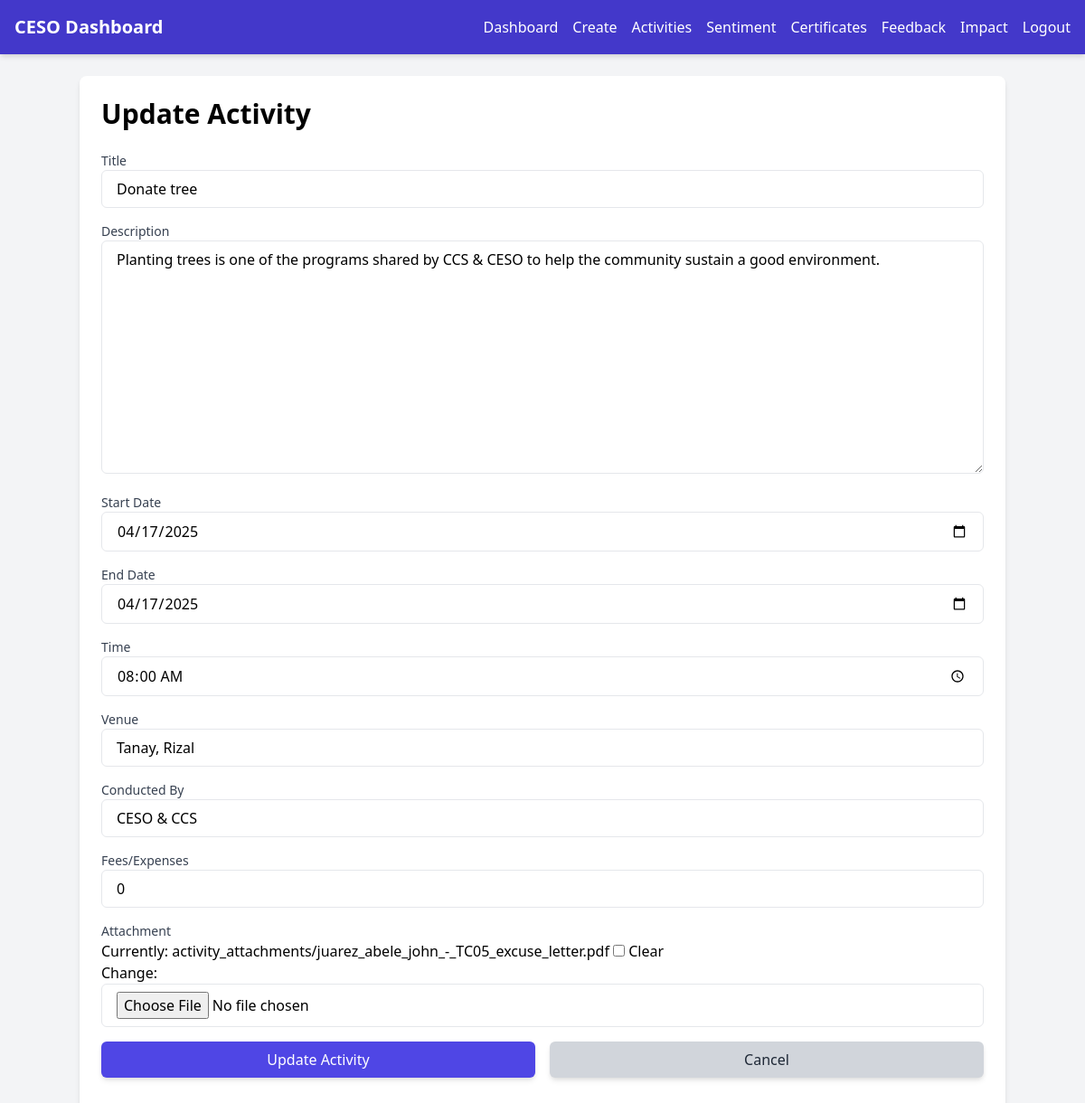
The app's page /activities/5/edit/ (signed in) with its own data.
### community_extension/models.py (models this page shows, shortened)
class Activity(models.Model):
    title = models.CharField(max_length=255)
    description = models.TextField()
    start_date = models.DateField()
    end_date = models.DateField(blank=True, null=True)
    time = models.TimeField(blank=True, null=True)
    venue = models.CharField(max_length=255, blank=True, null=True)
    conducted_by = models.CharField(max_length=255, blank=True, null=True)
    fees_expenses = models.CharField(max_length=100, blank=True, null=True)
    tags = models.CharField(max_length=255, blank=True, null=True)
    attachment = models.FileField(upload_to='activity_attachments/', blank=True, null=True)
    created_by = models.ForeignKey('CustomUser', on_delete=models.SET_NULL, null=True, related_name='created_activities')
    created_at = models.DateTimeField(auto_now_add=True)
    modified_at = models.DateTimeField(auto_now=True)

### community_extension/views.py (the view, shortened to what this page needs)
# urls.py: path('activities/<int:id>/edit/', views.update_activity, name='update_activity'),
@login_required
def update_activity(request, id=None):
    if id:
        activity = get_object_or_404(Activity, id=id)
        form = CreateActivityForm(request.POST or None, request.FILES or None, instance=activity)
        action = 'Update'
    else:
        activity = None
        form = CreateActivityForm(request.POST or None, request.FILES or None)
        action = 'Create'
    return render(request, 'activities/update_activity.html', {
        'form': form,
        'activity': activity,
        'action': action
    })

### community_extension/templates/activities/update_activity.html (shortened to what this page needs)
{% extends 'dashboard/ceso_base.html' %}
{% block content %}
<div class="container mx-auto p-6 bg-white rounded-lg shadow-md">
    <h1 class="text-3xl font-semibold mb-6">{{ action }} Activity</h1>
    <form method="POST" enctype="multipart/form-data">
        <div class="mb-4">
            <label for="title" class="block text-sm font-medium text-gray-700">Title</label>
            {{ form.title }}
        </div>
        <div class="mb-4">
            <label for="description" class="block text-sm font-medium text-gray-700">Description</label>
            {{ form.description }}
        </div>
        <div class="mb-4">
            <label for="start_date" class="block text-sm font-medium text-gray-700">Start Date</label>
            {{ form.start_date }}
        </div>
        <div class="mb-4">
            <label for="end_date" class="block text-sm font-medium text-gray-700">End Date</label>
            {{ form.end_date }}
        </div>
        <div class="mb-4">
            <label for="time" class="block text-sm font-medium text-gray-700">Time</label>
            {{ form.time }}
        </div>
        <div class="mb-4">
            <label for="venue" class="block text-sm font-medium text-gray-700">Venue</label>
            {{ form.venue }}
        </div>
        <div class="mb-4">
            <label for="conducted_by" class="block text-sm font-medium text-gray-700">Conducted By</label>
            {{ form.conducted_by }}
        </div>
        <div class="mb-4">
            <label for="fees_expenses" class="block text-sm font-medium text-gray-700">Fees/Expenses</label>
            {{ form.fees_expenses }}
        </div>
        <div class="mb-4">
            <label for="attachment" class="block text-sm font-medium text-gray-700">Attachment</label>
            {{ form.attachment }}
        </div>
        <div class="mb-4 flex justify-center space-x-4">
            <button type="submit" class="w-full py-2 bg-indigo-600 text-white rounded-md shadow-md hover:bg-indigo-700 focus:outline-none focus:ring-2 focus:ring-indigo-500">{{ action }} Activity</button>
            <a href="{% url 'activities' %}" class="w-full py-2 bg-gray-300 text-gray-800 rounded-md shadow-md hover:bg-gray-400 focus:outline-none focus:ring-2 focus:ring-gray-500 text-center">Cancel</a>
        </div>
    </form>
</div>
{% endblock %}

### records on screen
Activity: title "Donate tree", description "Planting trees is one of the programs shared by CCS & CESO to help the community sustain a good environment.", start_date "04/17/2025", end_date "04/17/2025", time "08:00:00", venue "Tanay, Rizal", conducted_by "CESO & CCS", fees_expenses "0"

### other values on screen
{{ action }} "Update"
